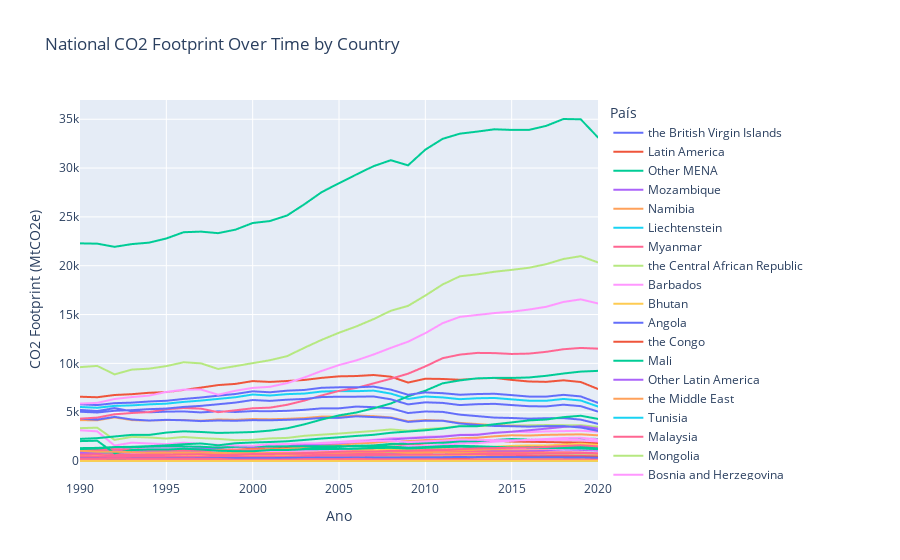

Here is the notebook cell this chart was saved with:
### Markdown cell above
## 1 - Comparando todos os paises

### Code cell
fig = px.line(df_co2, 
              x='ano', 
              y='valor', 
              color='pais', 
              title="National CO2 Footprint Over Time by Country",
              labels={
                  "valor": "CO2 Footprint (MtCO2e)",
                  "ano": "Ano",
                  "pais": "País"
              })

fig.show()
